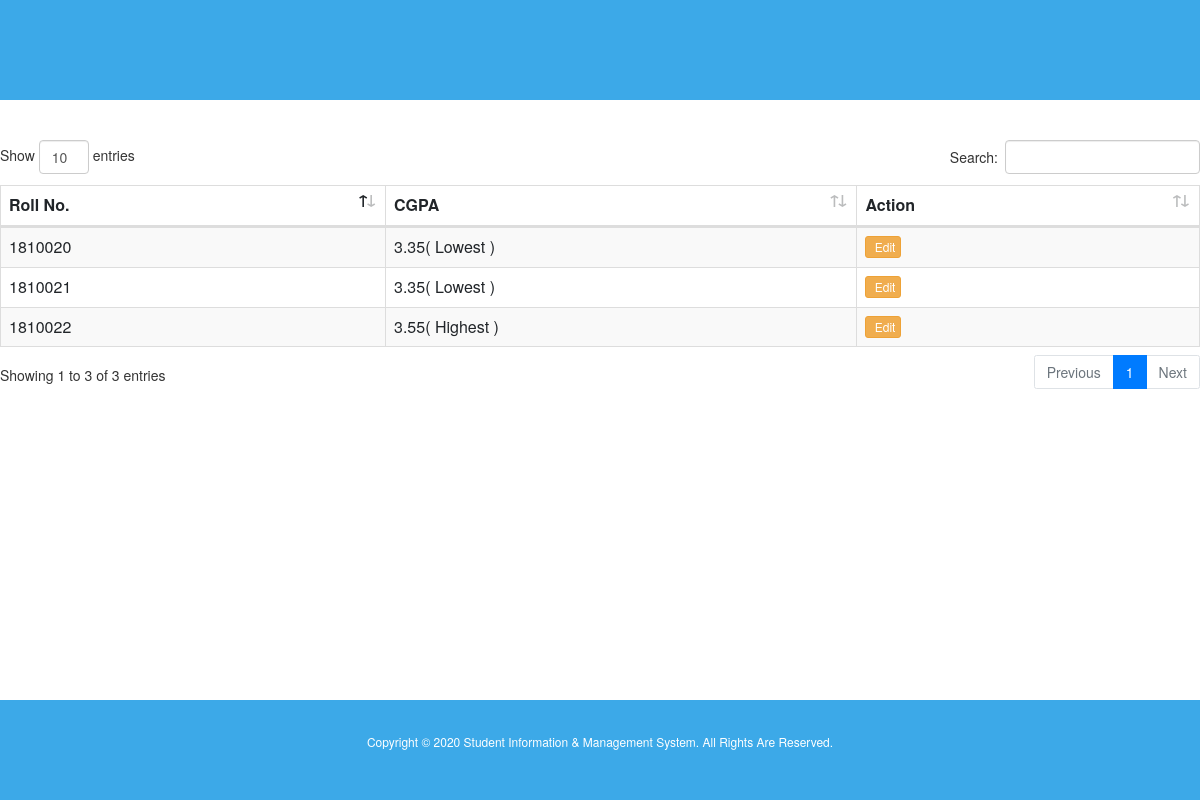
/admin/semesterdisplay.php (signed in), run on the app's committed database.
### tables this page shows
CREATE TABLE `semester` (
  `Roll` int(11) NOT NULL,
  `CGPA` decimal(11,2) NOT NULL
);

### admin/semesterdisplay.php (the view, shortened to what this page needs)
<?php
require_once './dbcon.php';
?>
<html lang="en">
<head>
<link rel="stylesheet" href="../css/bootstrap.min.css">
<link rel="stylesheet" href="https://maxcdn.bootstrapcdn.com/bootstrap/3.4.1/css/bootstrap.min.css">
					<link rel="stylesheet" type="text/css" href="../fonts/fontawesome-free-5.13.0-web/fontawesome-free-5.13.0-web/css/all.min.css">
					<link rel="stylesheet" href="../css/dataTables.bootstrap4.min.css">
                    <link rel="stylesheet" href="../css/style.css">
</head>
<body>
<header style="width:100%; height:100px; background:#3CA9E8;">
   </header>
   <br> <br>
<div class="table-responsive">
<table id="data" class="table table-hover table-bordered table-striped">
  <thead>
  <tr>
    <th>Roll No.</th>
    <th>CGPA</th>
    <th>Action</th>
  </tr>
</thead>
<tbody>
<?php
    $db_sinfos = mysqli_query($link, "SELECT * FROM `semester` ");
   $rows = mysqli_fetch_all($db_sinfos, MYSQLI_ASSOC);
   $cgpa_lowest=20;
   $cgpa_highest=0;
   foreach($rows as $row){
     if($row['CGPA'] > $cgpa_highest){
        $cgpa_highest = $row['CGPA'];
     }
     if($row['CGPA'] < $cgpa_lowest){
        $cgpa_lowest = $row['CGPA'];
     }
   }
  foreach($rows as $row){
?>
  <tr>
    <td><?php echo $row['Roll']; ?></td>
    <td><?php echo $row['CGPA'] . ($cgpa_highest == $row['CGPA'] ? "( Highest )" : "" ) . (($cgpa_lowest == $row['CGPA'] && $cgpa_lowest!=$cgpa_highest) ? "( Lowest )" : "" );  ?></td>
    <td>
       <a href="semesterupdate.php?page=update-student&Roll=<?php echo base64_encode($row['Roll']); ?>" class="btn btn-xs btn-warning"><i class="fa fa-pencil"></i> Edit</a>
    </td>
  </tr>
<?php
  }
?>
</tbody>
</table>
</div>
   <br> <br>
   <footer style="width:100%; height:100px; background:#3CA9E8; text-align:center; margin-top:49px; position:absolute; bottom:0;">
        <h6 style="padding-top:25px; color: white;">Copyright &COPY; 2020 Student Information & Management System. All Rights Are Reserved.</h6>
     </footer>
</body>
</html>

### data on the page
semester: Roll "1810020", CGPA "3.35", shows "( Lowest )"
semester: Roll "1810021", CGPA "3.35", shows "( Lowest )"
semester: Roll "1810022", CGPA "3.55", shows "( Highest )"
